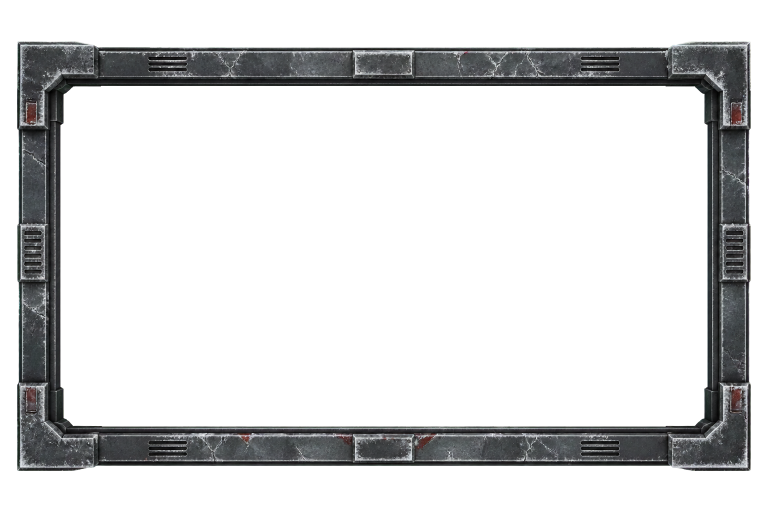
#> input picture docs/ui-assets/masters/alpha/panel-frame.png, 1536 x 1024 px (shown at 1/2 size); its folder holds 5 pictures in this run
$ python build_assets.py
#> lines starting #> are read from the running program, lines starting #| are printed output that depends on the picture
"""Build runtime-sized Treeline UI sprites and previews from alpha PNG masters."""

from pathlib import Path
from PIL import Image, ImageDraw, ImageEnhance, ImageFilter, ImageFont, ImageOps


ROOT = Path(__file__).resolve().parents[1]
MASTERS = ROOT / "masters" / "alpha"
RUNTIME = ROOT / "runtime"
MENU = RUNTIME / "menu"
VITALS = RUNTIME / "hud" / "vitals"
FLASHLIGHT = RUNTIME / "hud" / "flashlight"
STAMINA = RUNTIME / "hud" / "stamina"
COMBAT = RUNTIME / "hud" / "combat"
INTERACTION = RUNTIME / "hud" / "interaction"
TUTORIAL = RUNTIME / "tutorial"
EFFECTS = RUNTIME / "effects"
PREVIEWS = ROOT / "previews"

FROST = (185, 193, 188, 255)
SLATE = (78, 88, 92, 255)
CHARCOAL = (37, 43, 46, 255)
DEEP = (12, 18, 23, 255)
RED = (138, 67, 55, 255)


def crop_alpha(image: Image.Image, padding: int = 6) -> Image.Image:
    image = image.convert("RGBA")
    box = image.getchannel("A").getbbox()
    if box is None:
        return image
    left = max(0, box[0] - padding)
    top = max(0, box[1] - padding)
    right = min(image.width, box[2] + padding)
    bottom = min(image.height, box[3] + padding)
    return image.crop((left, top, right, bottom))


def resize_width(image: Image.Image, width: int) -> Image.Image:
    height = max(1, round(image.height * width / image.width))
    return image.resize((width, height), Image.Resampling.LANCZOS)


def save_runtime(master_name: str, output_dir: Path, runtime_name: str, width: int) -> Image.Image:
    image = crop_alpha(Image.open(MASTERS / master_name))
    image = resize_width(image, width)
    if master_name == "tutorial-card-frame-full.png":
        pixels = image.load()
        for y in range(image.height):
            for x in range(image.width):
                red, green, blue, alpha = pixels[x, y]
                if alpha and green > 220 and red < 40 and blue < 40:
                    pixels[x, y] = (red, max(red, blue), blue, alpha)
    image.save(output_dir / runtime_name, optimize=True)
    return image


# [168 lines left out: functions tint_empty, make_crosshair, make_interact_reticle, make_keycap, draw_keycap, make_tutorial_controls and 6 more, not called in this run]


def fit(image: Image.Image, width: int | None = None, height: int | None = None) -> Image.Image:
    ratio = min(width / image.width if width else 999, height / image.height if height else 999)
    return image.resize((round(image.width * ratio), round(image.height * ratio)), Image.Resampling.LANCZOS)


# [138 lines left out: functions make_hud_preview, make_title_preview, make_tutorial_preview, make_contact_sheet, not called in this run]


def main() -> None:
    for directory in (MENU, VITALS, FLASHLIGHT, STAMINA, COMBAT, INTERACTION, TUTORIAL, EFFECTS):
        directory.mkdir(parents=True, exist_ok=True)
    PREVIEWS.mkdir(parents=True, exist_ok=True)
    panel = save_runtime("panel-frame.png", MENU, "panel-frame-9slice.png", 1024)
#> in crop_alpha, image is the input picture: PIL image 1536x1024 RGBA; mean R, G, B, A 17, 17.4, 17.8, 56.9
#> in crop_alpha, `box = image.getchannel("A").getbbox()`: box = (34, 82, 1502, 942)
#> in crop_alpha, `left = max(0, box[0] - padding)`: left = 28
#> in crop_alpha, `top = max(0, box[1] - padding)`: top = 76
#> in crop_alpha, `right = min(image.width, box[2] + padding)`: right = 1508
#> in crop_alpha, `bottom = min(image.height, box[3] + padding)`: bottom = 948
#> in crop_alpha, `return image.crop((left, top, right, bottom))`:
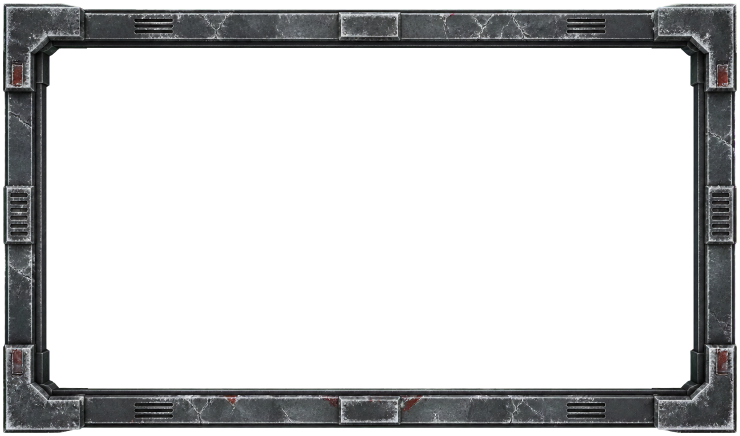
#> returned value: PIL image 1480x872 RGBA (shown at 1/2 size); mean R, G, B, A 20.7, 21.2, 21.7, 69.4; transparent parts drawn white
#> in resize_width, `return image.resize((width, height), Image.Resampling.LANCZOS)`:
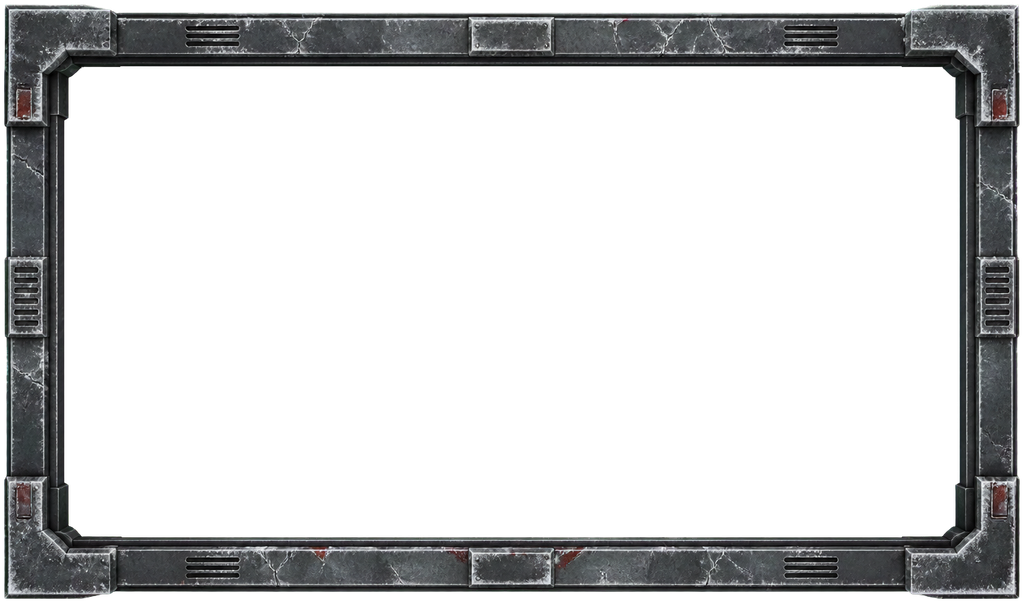
#> returned value: PIL image 1024x603 RGBA; mean R, G, B, A 21, 21.7, 22.1, 69.4; transparent parts drawn white
    button = save_runtime("button-frame.png", MENU, "button-frame-9slice.png", 768)
    health = save_runtime("health-pip-full.png", VITALS, "health-pip-active.png", 96)
    health_empty = tint_empty(health)
    health_empty.save(VITALS / "health-pip-empty.png", optimize=True)
    battery = save_runtime("battery-frame-full.png", FLASHLIGHT, "battery-frame.png", 512)
    save_runtime("stamina-frame-full.png", STAMINA, "stamina-frame.png", 512)
    tutorial_card = save_runtime("tutorial-card-frame-full.png", TUTORIAL, "tutorial-card-frame.png", 768)
    save_runtime("damage-overlay.png", EFFECTS, "damage-overlay.png", 1672)
    make_crosshair()
    make_interact_reticle()
    make_keycap()
    make_tutorial_controls()
    make_battery_fill()
    make_stamina_fill()
    make_ammo_round()
    make_divider()
    make_hud_preview(health, health_empty, battery)
    make_title_preview(panel, button)
    make_tutorial_preview(tutorial_card)
    make_contact_sheet()


if __name__ == "__main__":
#> (the run stopped early here; a loop or call above may not have finished)
